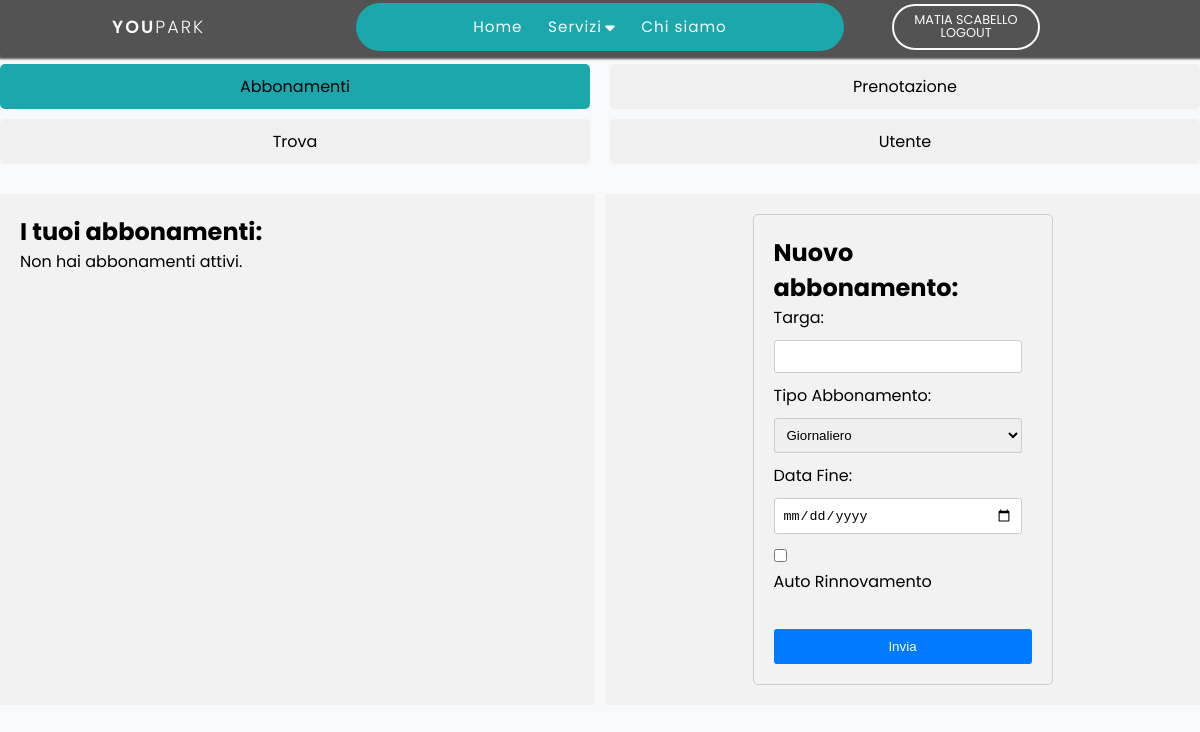
The page /assets/services/services.php (signed in) on the database as committed earlier.
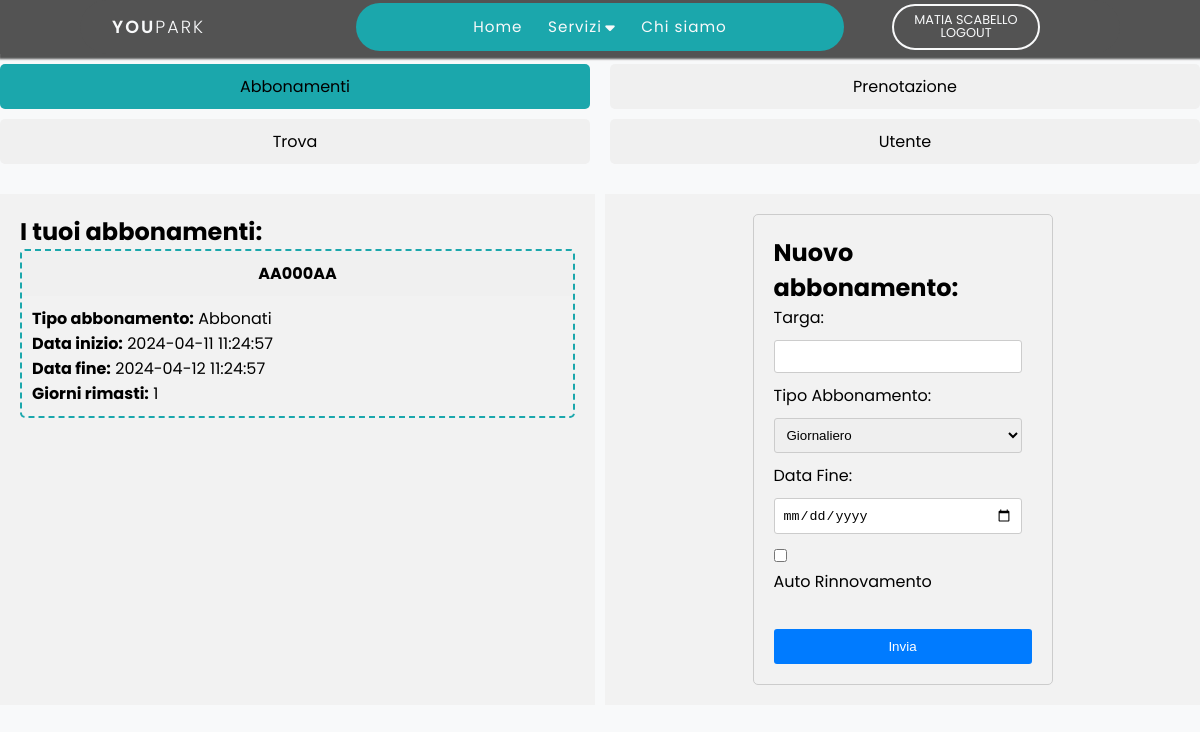
The same page on the database as committed later.
### tables this page shows
CREATE TABLE `abbonamenti` (
  `targa` varchar(10) NOT NULL,
  `mail` varchar(255) DEFAULT NULL,
  `tipoAbbonamento` enum('Abbonati','Residenti','Utenti speciali','Prenotato') DEFAULT NULL,
  `rinnovamento` tinyint(1) DEFAULT 0,
  `dataInizio` timestamp NOT NULL DEFAULT current_timestamp(),
  `dataFine` timestamp NOT NULL DEFAULT current_timestamp()
);

### assets/check_login_status.php (called while the page is built, shortened)
<?php
$isLogged = isset($_SESSION["mailUtente"]);
if ($isLogged) {
    $nome = $_SESSION["Nome"];
    $cognome = $_SESSION["Cognome"];
}
?>

### assets/services/services.php (the view, shortened to what this page needs)
<?php
include '../check_login_status.php';
$servizio = isset($_GET['servizio']) ? $_GET['servizio'] : null;
?>
<!DOCTYPE html>
<html lang="en">
<head>
    <link rel="stylesheet" href="../general.css">
    <link rel="stylesheet" href="style.css">
</head>
<body>
<header>
		<div class="container">
			<div class="logo-container" style="cursor:default">
				<h3 class="logo">You<span>Park</span></h3>
			</div>
			<div class="nav-btn">
				<div class="nav-links">
					<ul>
						<li class="nav-link" style="--i: .6s">
							<a href="../homepage/home.php">Home</a>
						</li>
						<li class="nav-link" style="--i: .85s">
							<a href="#">Servizi<i class="fas fa-caret-down"></i></a>
						</li>
						<li class="nav-link" style="--i: 1.35s">
							<a href="#">Chi siamo</a>
						</li>
					</ul>
				</div>
				<div class="log-sign" style="--i: 1.8s">
				<a href="<?php if($isLogged) { echo '../logout.php'; }
				else{echo'../logpage/login.php';} ?>" class="btn transparent">
			<?php if($isLogged) { echo "$nome $cognome </br> LOGOUT"; }
				else{echo"Log in";}
			?>
	</a>
				</div>
			</div>
		</div>
	</header>
    <main>
        <section>
        <div class="overlay">
    <div class="serviceLayout">
        <div class="top-row">
            <div class="service-item <?php if($servizio==0||$servizio==1){echo ' active';} ?>" onclick="location.href='services.php?servizio=1'">Abbonamenti</div>
            <div class="service-item <?php if($servizio==2){echo ' active';} ?>" onclick="location.href='services.php?servizio=2'">Prenotazione</div>
        </div>
        <div class="bottom-row">
            <div class="service-item <?php if($servizio==3){echo ' active';} ?>" onclick="location.href='services.php?servizio=3'">Trova</div>
            <div class="service-item <?php if($servizio==4){echo ' active';} ?>" onclick="location.href='services.php?servizio=4'">Utente</div>
        </div>
        <?php if($servizio==0||$servizio==1){echo '<div id="abbonamento">
			<div>
				<h1>I tuoi abbonamenti:</h1>';
					include "../connDB.php";
				$query = "SELECT targa, tipoAbbonamento, dataInizio, dataFine FROM abbonamenti WHERE mail = ?";
				$stmt = $conn->prepare($query);
				$stmt->bind_param("s", $_SESSION["mailUtente"]);
				$stmt->execute();
				$result = $stmt->get_result();
				if ($result->num_rows > 0) {
					while ($row = $result->fetch_assoc()) {
        $dataInizio = strtotime($row["dataInizio"]);
        $dataFine = strtotime($row["dataFine"]);
        $differenzaTempo = $dataFine - $dataInizio;
        $giorniRimasti = floor($differenzaTempo / (60 * 60 * 24));
        echo '<div class="card">';
        echo '<div class="card-header">' . $row["targa"] . '</div>';
        echo '<div class="card-info">';
        echo '<p><strong>Tipo abbonamento:</strong> ' . $row["tipoAbbonamento"] . '</p>';
        echo '<p><strong>Data inizio:</strong> <span class="center">' . $row["dataInizio"] . '</span></p>';
        echo '<p><strong>Data fine:</strong> <span class="right">' . $row["dataFine"] . '</span></p>';
        echo '<p><strong>Giorni rimasti:</strong> ' . $giorniRimasti . '</p>';
        echo '</div>';
        echo '</div>';
    }
				} else {
					echo "<p>Non hai abbonamenti attivi.</p>";
				}
				echo '</div>
		<div>';
				echo '<form id="formAbbonamento" method="POST" action="newSubscription.php">
				<h1>Nuovo abbonamento:</h1>
    <label for="targa">Targa:</label>
    <input type="text" id="targa" name="targa" required><br>
    <label for="tipoAbbonamento">Tipo Abbonamento:</label>
    <select id="tipoAbbonamento" name="tipoAbbonamento" required>
        <option value="giornaliero">Giornaliero</option>
        <option value="settimanale">Settimanale</option>
        <option value="mensile">Mensile</option>
        <option value="annuale">Annuale</option>
    </select><br>
    <label for="dataFine">Data Fine:</label>
    <input type="date" id="dataFine" name="dataFine" required><br>
    <input type="checkbox" id="autoRinnovamento" name="autoRinnovamento">
    <label for="autoRinnovamento">Auto Rinnovamento</label><br>
    <input type="submit" value="Invia">
</form>';
			echo '</div>
		</div>';}?>
    </div>
</div>
        </section>
    </main>
</body>
</html>

### assets/general.css (style rules this page uses)
:root { --oldinfo: #ac1b1d; --primary: #535353; --secondary: #535353; --success: #28a745; --info: #1ba7ac; --warning: #ffc107; --danger: #dc3545; --light: #f8f9fa; --dark: #212529; --white: #ffffff; --black: #000000; --FirstColor: var(--light); --ThirdColor: var(--info); --SecondColor: var(--info); --FourthColor: var(--primary); --FifthColor: var(--primary); --errorColor: var(--warning); --oroOp: var(--primary); --overlay: var(--info); --animspeed: 1s; --animbehaviur: cubic-bezier(.57, .15, .66, 1); --FirstFont: 'Stylish'; --SecondFont: 'Amita'; }
* { padding: 0; margin: 0; box-sizing: border-box; transition: all 0.3s; }
body { font-family: 'Poppins', sans-serif; }
ul { list-style: none; }
a { text-decoration: none; }
header { position: sticky; background-color: var(--primary); width: 100%; z-index: 1000; box-shadow: 2px 2px 2px 3px var(--primary); }
section { position: relative; height: calc(100vh - 3rem); width: 100%; }
.overlay { position: absolute; width: 100%; height: 100%; top: 0; left: 0; background-color: var(--FirstColor); }
.container { background-color: var(--primary); max-width: 65rem; padding: 0.2rem 2rem; margin: 0 auto; display: flex; position: relative; border-radius: 50px; transition: .3s; }
.logo-container { flex: 1; display: flex; align-items: center; background-color: var(--primary); }
.nav-btn { flex: 3; display: flex; background-color: var(--primary); }
.nav-links { flex: 2; background-color: var(--info); border-radius: 50px; }
.log-sign { display: flex; justify-content: center; align-items: center; flex: 1; }
.logo { color: var(--FirstColor); font-size: 1.1rem; font-weight: 600; letter-spacing: 2px; text-transform: uppercase; line-height: 3rem; }
.logo span { font-weight: 300; }
.btn { display: inline-block; padding: .5rem 1.3rem; font-size: .8rem; border: 2px solid var(--FirstColor); border-radius: 2rem; line-height: 1; margin: 0 .2rem; transition: .3s; text-align: center; text-transform: uppercase; }
.btn.transparent, .btn.solid:hover { background-color: transparent; color: var(--FirstColor); }
.nav-links>ul { display: flex; justify-content: center; align-items: center; }
.nav-link { position: relative; }
.nav-link>a { line-height: 3rem; color: var(--FirstColor); padding: 0 .8rem; letter-spacing: 1px; font-size: .95rem; display: flex; align-items: center; justify-content: space-between; transition: .5s; }
.nav-link>a>i { margin-left: .2rem; }

### assets/services/style.css (style rules this page uses)
.top-row, .bottom-row { position: relative; top: 10px; display: flex; flex-wrap: wrap; justify-content: space-between; }
#abbonamento { position: relative; top: 30px; display: grid; grid-template-columns: 1fr 1fr; grid-template-rows: auto auto; gap: 10px; }
#abbonamento>div { background-color: #f2f2f2; padding: 20px; }
.service-item { width: calc(50% - 10px); margin-bottom: 10px; background-color: #f0f0f0; padding: 10px; text-align: center; border-radius: 5px; box-sizing: border-box; }
.service-item.active { background-color: var(--info); }
.card { border: 2px dashed var(--info); border-radius: 5px; margin-bottom: 10px; }
.card-header { background-color: #f0f0f0; text-align: center; padding: 10px; font-weight: bold; }
.card-info { padding: 10px; }
#formAbbonamento { width: 300px; margin: 0 auto; padding: 20px; border: 1px solid #ccc; border-radius: 5px; }
#formAbbonamento label { display: block; margin-bottom: 10px; }
#formAbbonamento input[type="text"], #formAbbonamento input[type="date"], #formAbbonamento select { width: calc(100% - 10px); padding: 8px; margin-bottom: 10px; border: 1px solid #ccc; border-radius: 3px; }
#formAbbonamento input[type="checkbox"] { margin-right: 5px; }
#formAbbonamento input[type="submit"] { width: 100%; padding: 10px; background-color: #007bff; color: #fff; border: none; border-radius: 3px; cursor: pointer; }

Rows that differ between the two databases and show on the page:
added abbonamenti: targa "AA000AA", tipoAbbonamento "Abbonati", dataInizio "2024-04-11 11:24:57", dataFine "2024-04-12 11:24:57", giorniRimasti "1"
Other text that changed with them:
text no longer shown: "Non hai abbonamenti attivi."
